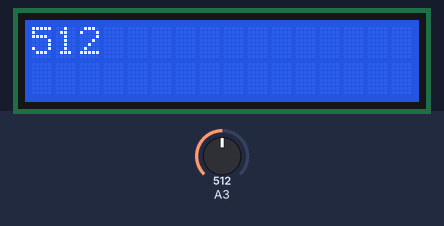
Simulated run of this sketch. Board: Arduino Uno, built with avr-gcc and run on an emulated ATmega328P. On the bench: 16×2 character LCD. Inputs (shaded band) come from the test bench; at power-on: A3 = 512. What the sketch prints to the serial monitor is not drawn.

Above: at 1.2 s.
1.3 s: A3 set to 716
At 1.68 s:
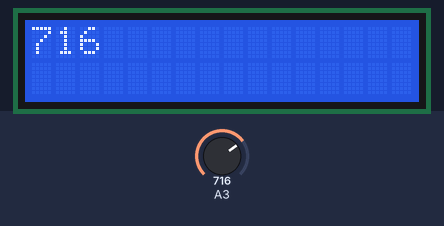
2.9 s: A3 set to 900
At 3.11 s:
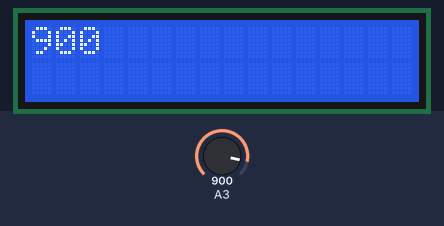
4.4 s: A3 set to 1023
At 4.73 s:
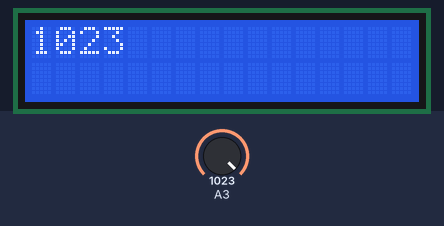
Timing chart, 0 to 7.4 s (numbered marks = the images above; inputs shaded):
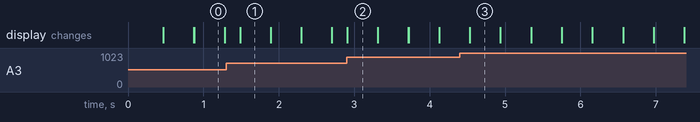

The sketch:

11_printLCD.ino
```cpp
#include <LiquidCrystal.h>

const int rs = 2, en = 3, d4 = 4, d5 = 8, d6 = 12, d7 = 13;
LiquidCrystal lcd(rs, en, d4, d5, d6, d7);

void setup() {
  // set up the LCD's number of columns and rows:
  lcd.begin(16, 2);
  Serial.begin(9600);
}

void loop() {
  int distance;
  distance = analogRead(A3);
  Serial.println(distance);
  lcd.print(distance);
  lcd.display();
  delay(200);
  lcd.clear();
}
```

Measured:
- after the input at 1.3 s, the display: changes after 0.19 s (image 1)
- after the input at 2.9 s, the display: changes at once (image 2)
- after the input at 4.4 s, the display: first differs from a run without the input after 0.13 s (image 3)
- what the display in image 0 shows lasts 0.4 s, from 0.9 s to 1.3 s
